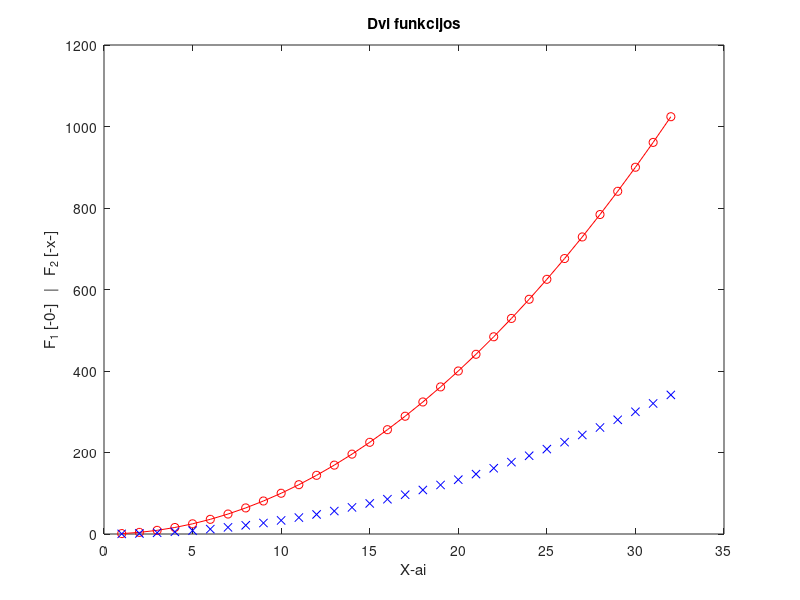

Here is the MATLAB script that generated this plot:
% Vardas: Nedas
% Pavardė: Gelumbeckas
% Grupė: EDIF-25/2
% Data: 2026-09-14

x = 1:32;
y = x.^2;

plot(x,y, 'o-r', x, y/3, 'xb')
title('Dvi funkcijos')
xlabel('X-ai')
ylabel('F_1 [-0-]   |   F_2 [-x-]')
